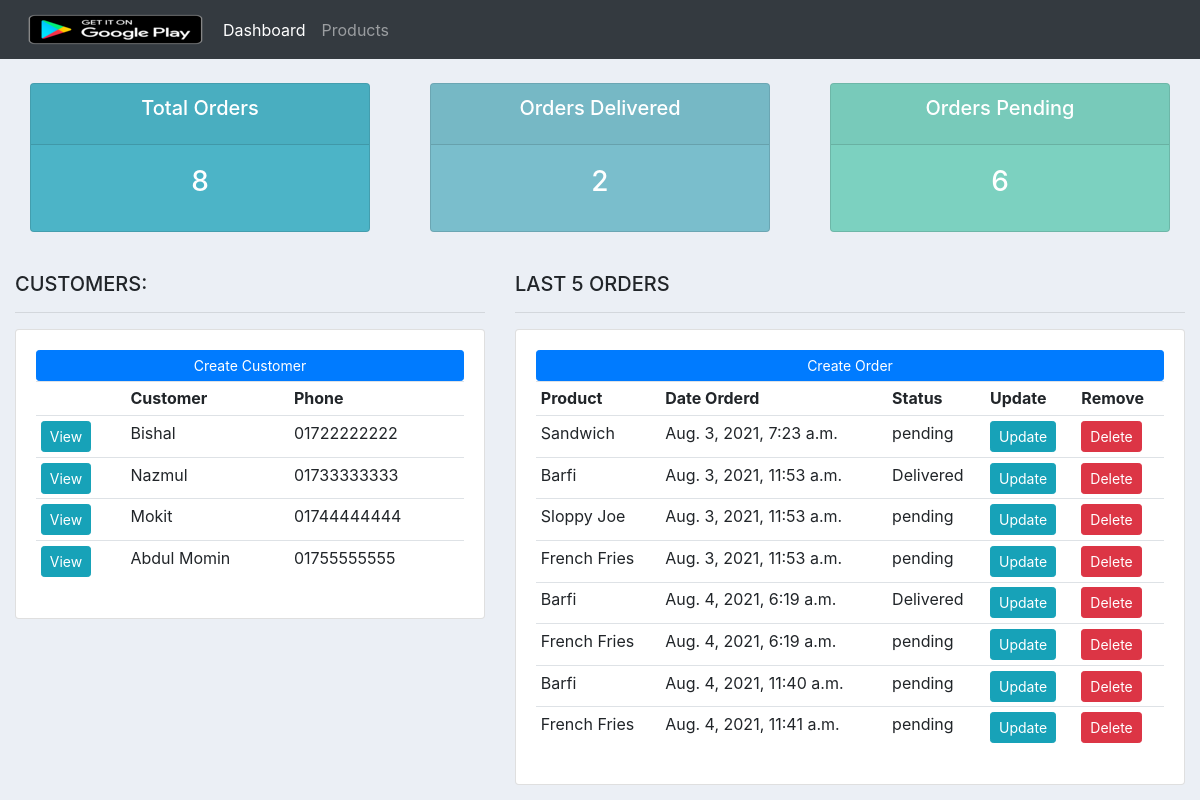
The app's page /, older data.
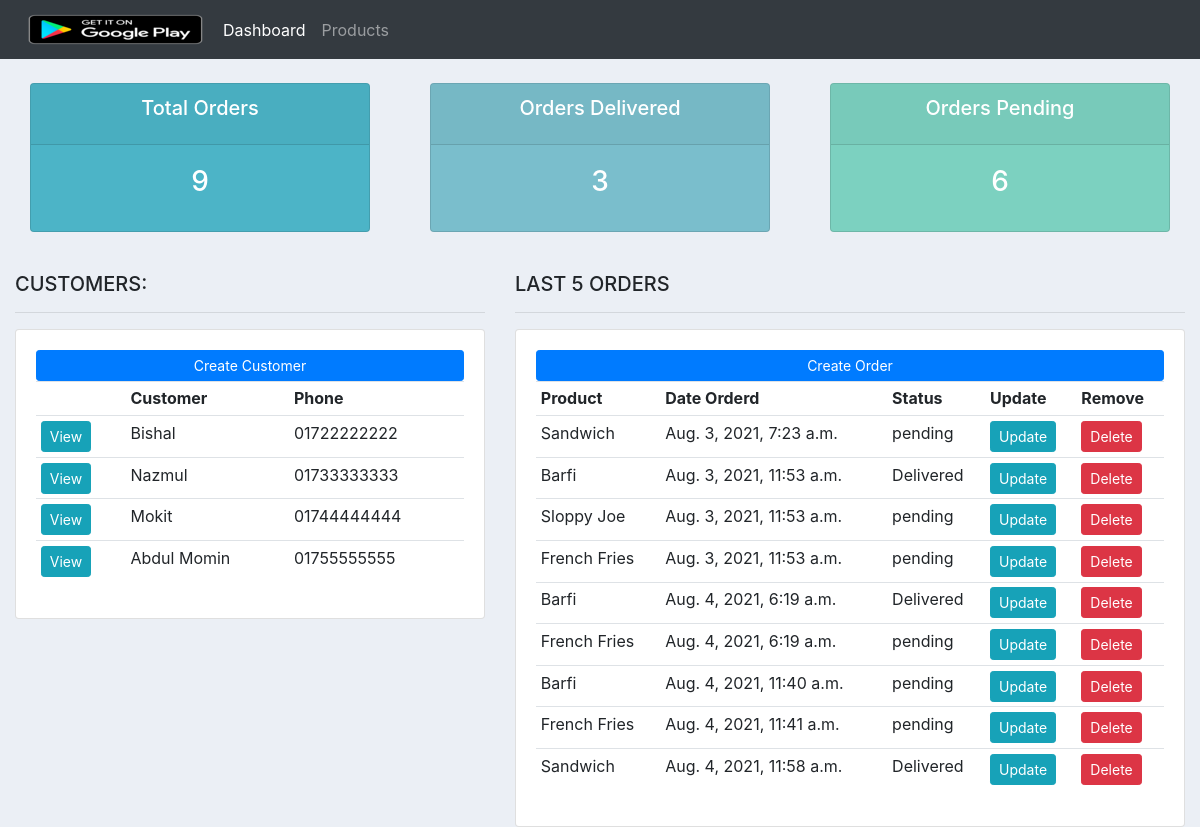
The same page, newer data.
### accounts/models.py (models this page shows, shortened)
class Customer(models.Model):
    name = models.CharField(max_length=200, null=True)
    phone = models.CharField(max_length=50, null=True)
    email = models.CharField(max_length=200, null=True)
    date_created = models.DateTimeField(auto_now_add=True, null=True)

class Orders(models.Model):
    STATUS = (
        ('pending', 'pending'),
        ('Out For Delivery', 'Out For Delivery'),
        ('Delivered', 'Delivered')
    )
    customer = models.ForeignKey(Customer, null=True, on_delete=models.SET_NULL)
    product = models.ForeignKey(Product, null=True, on_delete=models.SET_NULL)
    date_created = models.DateTimeField(auto_now_add=True, null=True)
    status = models.CharField(max_length=200, null=True, choices=STATUS)

class Product(models.Model):
    CATEGORY = (
        ('Indoor', 'Indoor'),
        ('Out Door', 'Out Door')
    )
    tag = models.ManyToManyField(Tag)
    name = models.CharField(max_length=200, null=True)
    price = models.FloatField(max_length=200, null=True)
    category = models.CharField(max_length=200, null=True, choices=CATEGORY)
    description = models.TextField(max_length=1000, null=True)
    date_created = models.DateTimeField(auto_now_add=True, null=True)
    def __str__(self):
        return self.name

### accounts/views.py (the view)
# urls.py: 2. Add a URL to urlpatterns:  path('', views.home, name='home')
def home(request):
    customers = Customer.objects.all()
    orders = Orders.objects.all()
    total_orders = orders.count()
    delivered = orders.filter(status='Delivered').count()
    pending = orders.filter(status='pending').count()
    context = {'customers' : customers, 'orders' : orders, 'total_orders' : total_orders, 'delivered' : delivered, 'pending' : pending}
    return render(request, 'accounts/dashboard.html', context)

### accounts/templates/accounts/dashboard.html
{%  extends 'accounts/main.html' %}
{% block content %}
{%  include 'accounts/status.html' %}
<br>
<div class="row">
	<div class="col-md-5">
		<h5>CUSTOMERS:</h5>
		<hr>
		<div class="card card-body">
			<a class="btn btn-primary  btn-sm btn-block" href="">Create Customer</a>
			<table class="table table-sm">
				<tr>
                    <th></th>
					<th>Customer</th>
					<th>Phone</th>
				</tr>
                {% for customer in customers %}
                    <tr>
                        <td><a href="{% url 'customer' customer.id %}" class="btn btn-sm btn-info">View</a></td>
                        <td>{{ customer.name }}</td>
                        <td>{{ customer.phone }}</td>
                    </tr>
                {% endfor %}
			</table>
		</div>
	</div>
	<div class="col-md-7">
		<h5>LAST 5 ORDERS</h5>
		<hr>
		<div class="card card-body">
			<a class="btn btn-primary  btn-sm btn-block" href="{% url 'createOrder' %}">Create Order</a>
			<table class="table table-sm">
				<tr>
					<th>Product</th>
					<th>Date Orderd</th>
					<th>Status</th>
					<th>Update</th>
					<th>Remove</th>
				</tr>
                {% for order in orders %}
                    <tr>
                        <td>{{ order.product }}</td>
                        <td>{{ order.date_created }}</td>
                        <td>{{ order.status }}</td>
                    <td><a class="btn btn-sm btn-info" href="">Update</a></td>
                    <td><a class="btn btn-sm btn-danger" href="">Delete</a></td>
                    </tr>
                {% endfor %}
			</table>
		</div>
	</div>
</div>
{% endblock %}

Row changes from the older to the newer data that the page shows:
added Orders: product "Sandwich", date_created "Aug. 4, 2021, 11:58 a.m.", status "Delivered"
Text that changed along with them:
{{ total_orders }}: "8" → "9"
{{ delivered }}: "2" → "3"
